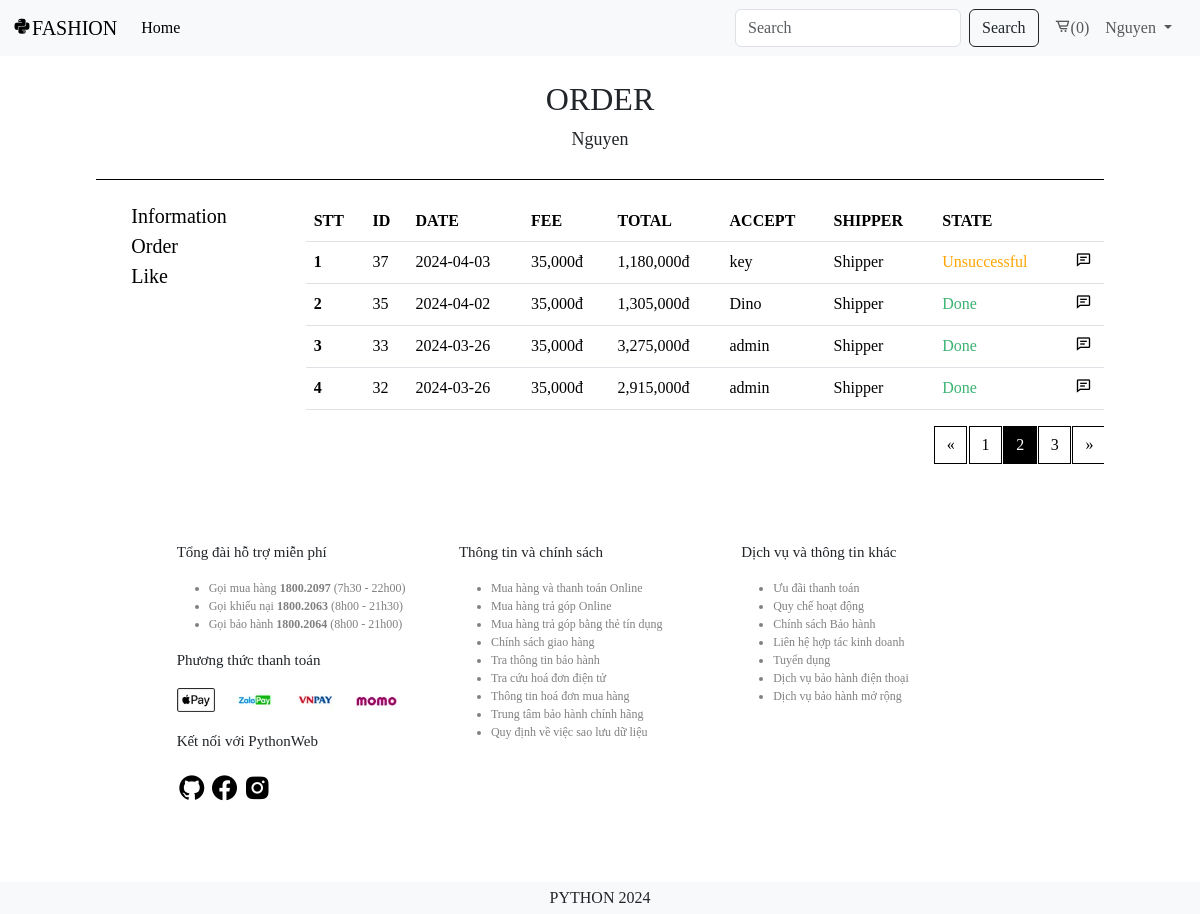
The page /order/?page=2 (signed in) on the database its author committed.
### app/models.py (models this page shows, shortened)
class Order(models.Model):
    id = models.AutoField(primary_key=True)
    date = models.DateTimeField(default=timezone.now)
    customer = models.ForeignKey(User, on_delete=models.SET_NULL, null=True, blank=False, related_name='orders_accounted')
    phone = models.IntegerField(null=True, blank=False)
    address = models.CharField(max_length=255, null=True, blank=False)
    fee = models.IntegerField(null=True, blank=False)
    total = models.IntegerField(null=True, blank=False)
    accept = models.ForeignKey(User, on_delete=models.SET_NULL, null=True, blank=True, related_name='orders_accepted')
    shipper = models.ForeignKey(User, on_delete=models.SET_NULL, null=True, blank=True, related_name='orders_shipper')
    state = models.ForeignKey(State, on_delete=models.SET_NULL, null=True, blank=True)
    explanation = models.CharField(max_length=255, null=False, blank=True)

class State(models.Model):
    id = models.AutoField(primary_key=True)
    name = models.CharField(max_length=255, null=True, blank=False)
    def __str__(self):
        return self.name

### app/views.py (the view)
# urls.py: path('order/', views.order, name='order'),
def order(request):
    customer = request.user
    if not customer.is_authenticated: return redirect('home')
    cart, items, total_items = get_cart_items(customer)
    orders = Order.objects.filter(customer=customer).order_by('-id')
    order_items = OrderDetail.objects.all()
    paginator = Paginator(orders, 4)
    page_number = request.GET.get('page', 1)
    orders = paginator.get_page(page_number)
    page_range = orders.paginator.page_range
    context = {'samples': _active_samples, 'total_items': total_items, 'order_items': order_items, 'orders': orders, 'page_range': page_range}
    return render(request, 'app/client/order.html', context)

### app/models.py (called while the page is built)
    def __str__(self):
        return self.code

    def __str__(self):
        return self.code

    def __str__(self):
        return self.name

### app/views.py (called while the page is built)
def get_cart_items(customer):
    if customer:
        cart, created = Cart.objects.get_or_create(customer=customer)
        items = CartDetail.objects.filter(cart=cart)
        total_items = items.aggregate(Sum('quantity'))['quantity__sum'] or 0
        return cart, items, total_items
    else:
        return None, [], 0

### app/templates/app/client/order.html (shortened to what this page needs)
{% extends 'app/base_client/base.html' %}
{% load humanize %}
{% block origin %}
<div class="personal">
    <div class="personal_title" style="text-align: center;">
        <h2>ORDER</h2>
        <p>{{request.user}}</p>
    </div>
    <div class="personal_content">
        <div class="personal_side">
            <ul>
                <li>
                    <a href="{% url 'personal' %}">Information</a>
                </li>
                <li>
                    <a href="{% url 'order' %}">Order</a>
                </li>
                <li>
                    <a href="{% url 'like' %}">Like</a>
                </li>
            </ul>
        </div>
        <div class="personal_main">
            <div class="main_table">
                {% if orders %}
                <table class="table" style="width: 100%;">
                    <thead>
                        <tr>
                            <th scope="col">STT</th>
                            <th scope="col">ID</th>
                            <th scope="col">DATE</th>
                            <th scope="col">FEE</th>
                            <th scope="col">TOTAL</th>
                            <th scope="col">ACCEPT</th>
                            <th scope="col">SHIPPER</th>
                            <th scope="col">STATE</th>
                            <th scope="col"></th>
                        </tr>
                    </thead>
                    <tbody>
                        {% for order in orders %}
                        <tr>
                            <th scope="row">{{ forloop.counter }}</th>
                            <td>{{ order.id }}</td>
                            <td>{{ order.date|date:"Y-m-d" }}</td>
                            <td>{{ order.fee|intcomma }}đ</td>
                            <td>{{ order.total|intcomma }}đ</td>
                            <td>{{ order.accept }}</td>
                            <td>{{ order.shipper }}</td>
                            {% if order.state.name == "Wait" %}
                            <td style="color: #FFD700">{{ order.state }}</td>
                            {% elif order.state.name == "Delivery" %}
                            <td style="color: #0000FF">{{ order.state }}</td>
                            {% elif order.state.name == "Done" %}
                            <td style="color: #3CB371">{{ order.state }}</td>
                            {% elif order.state.name == "Unsuccessful" %}
                            <td style="color: #ffa500">{{ order.state }}</td>
                            {% else %}
                            <td style="color: #ff0000">{{ order.state }}</td>
                            {% endif %}
                            <td>
                                <button class="detail_button" data-target="order_detail_{{ forloop.counter }}"><i
                                        class='bx bx-comment-detail'></i></button>
                            </td>
                        </tr>
                        {% endfor %}
                    </tbody>
                </table>
                {% else %}
            </div>
            <div>You have not placed any orders yet.</div>
            {% endif %}
            <div class="pagination end">
                <nav aria-label="Page navigation example">
                    <ul class="pagination center">
                        {% if orders.paginator.num_pages > 1 %}
                        {% if orders.has_previous %}
                        <li class="page-item">
                            <a class="page-link" href="?page={{ orders.previous_page_number }}" aria-label="Previous">
                                <span aria-hidden="true">&laquo;</span>
                            </a>
                        </li>
                        {% endif %}
                        {% for num in orders.paginator.page_range %}
                        <li class="page-item {% if num == orders.number %}active{% endif %}">
                            <a class="page-link" href="?page={{ num }}">{{ num }}</a>
                        </li>
                        {% endfor %}
                        {% if orders.has_next %}
                        <li class="page-item">
                            <a class="page-link" href="?page={{ orders.next_page_number }}" aria-label="Next">
                                <span aria-hidden="true">&raquo;</span>
                            </a>
                        </li>
                        {% endif %}
                        {% endif %}
                    </ul>
                </nav>
            </div>
        </div>
    </div>
</div>
{% endblock origin %}

### app/templates/app/base_client/header.html (shortened to what this page needs)
{% load static %}
<div class="header">
    <nav class="navbar navbar-expand-lg bg-body-tertiary">
        <div class="container-fluid">
            <a class="navbar-brand" href="{% url 'home'%}">
                <i class='bx bxl-python icons'></i>FASHION
            </a>
            <div class="collapse navbar-collapse" id="navbarSupportedContent">
                <ul class="navbar-nav me-auto mb-2 mb-lg-0">
                    <li class="nav-item">
                        <a class="nav-link active" aria-current="page" href="{% url 'home'%}">Home</a>
                    </li>
                </ul>
                <form class="d-flex" role="search" method="POST" action="{% url 'search' %}">
                    <input class="form-control me-2" name="searched" type="search" placeholder="Search"
                        aria-label="Search">
                    <button class="btn btn-outline-dark" type="submit">Search</button>
                </form>
                <ul class="navbar-nav mx-2">
                    <li class="nav-item">
                        <a href="{% url 'cart'%}" class="nav-link login" aria-current="page">
                            <i class='bx bx-cart-alt icons'></i>({{ total_items }})
                        </a>
                    </li>
                    {% if request.user.is_authenticated %}
                    <li class="nav-item dropdown">
                        <a class="nav-link dropdown-toggle" href="#" role="button" data-bs-toggle="dropdown"
                            aria-expanded="false">
                            {{request.user}}
                        </a>
                    </li>
                    {% else %}
                    <li class="nav-item">
                        <a href="{% url 'login' %}" class="nav-link login" aria-current="page">LOGIN</a>
                    </li>
                    {% endif %}
                </ul>
            </div>
        </div>
    </nav>
</div>

### app/static/app/css/style_client.css (style rules this page uses)
* { font-family: 'Oswald' !important; }
.center { display: flex; align-items: center; justify-content: center; }
.end { display: flex; align-items: center; justify-content: end; }
.pagination .page-item { margin-right: 1%; }
.pagination .page-link { border: 1px solid #000 !important; color: #000; border-radius: 0 !important; margin-right: 2%; }
.pagination .page-item.active .page-link, .pagination .page-item:hover .page-link { background-color: black; color: white; }
.header { position: sticky; top: 0; z-index: 99; }
.personal { margin: 2% 8%; }
.personal .personal_title { padding-bottom: 1%; border-bottom: 1px solid #000; }
.personal .personal_title p { font-size: 18px; }
.personal .personal_content { gap: 1%; padding: 2% 0; display: flex; }
.personal .personal_content .personal_side { width: 20%; }
.personal .personal_content .personal_side ul li { padding: 0; margin: 0; list-style: none; }
.personal .personal_content .personal_side ul li a { color: #000; padding: 0 2%; font-size: 20px; text-decoration: none; }
.personal .personal_content .personal_main { width: 80%; min-height: 300px; }
.personal .personal_content .personal_main .main_table { overflow: auto; }
.personal .personal_content .personal_main table .detail_button { border: 0; width: 100%; padding: 2% 3%; font-weight: 600; background-color: transparent; }

### rows shown on the page
Order: id "37", date "2024-04-03", fee "35,000", total "1,180,000", accept "key", shipper "Shipper", state "Unsuccessful"
Order: id "35", date "2024-04-02", fee "35,000", total "1,305,000", accept "Dino", shipper "Shipper", state "Done"
Order: id "33", date "2024-03-26", fee "35,000", total "3,275,000", accept "admin", shipper "Shipper", state "Done"
Order: id "32", date "2024-03-26", fee "35,000", total "2,915,000", accept "admin", shipper "Shipper", state "Done"

### other values the page prints
{{ total_items }} "0"
{{ request.user }} "Nguyen"
{{ num }} "1" "2" "3"
